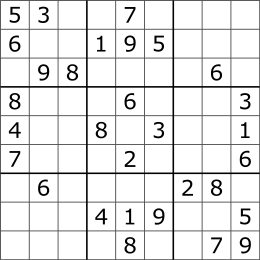
#> input picture Tests/sudoku.jpg, 260 x 260 px
$ python -i digit_recognition.py   (imports and definitions only)
#> lines starting #> are read from the running program, lines starting #| are printed output that depends on the picture
#> further down, picture is the input picture: shape (260, 260, 3); min 0, max 255, mean 231.5
from PIL import Image
import pytesseract
import cv2
import numpy as np
import os
import sys


def digits(image):
    concateImg = np.concatenate((image, image), axis = 1)
    concateImg = np.concatenate((concateImg, image), axis = 1)
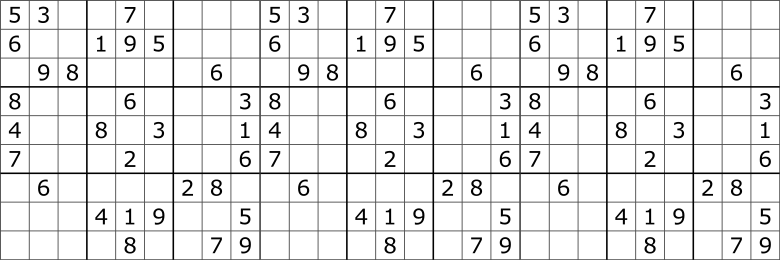
#> concateImg: shape (260, 780, 3); min 0, max 255, mean 231.5
    concateImg = np.concatenate((concateImg, image), axis = 1)
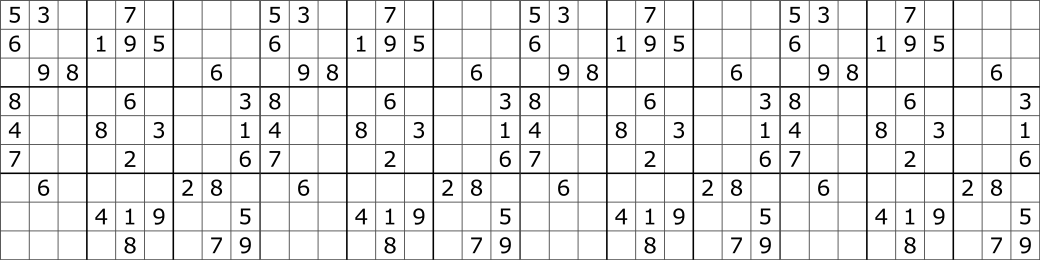
#> concateImg: shape (260, 1040, 3); min 0, max 255, mean 231.5
    concateImg = np.concatenate((concateImg, image), axis = 1)
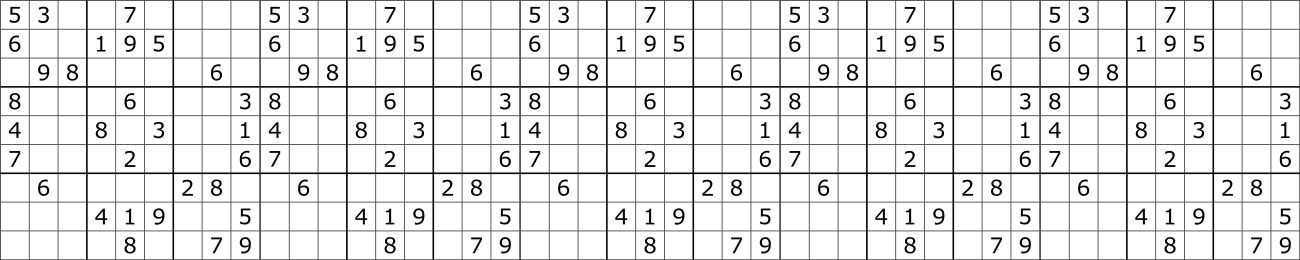
#> concateImg: shape (260, 1300, 3); min 0, max 255, mean 231.5
    concateImg = np.concatenate((concateImg, image), axis = 1)
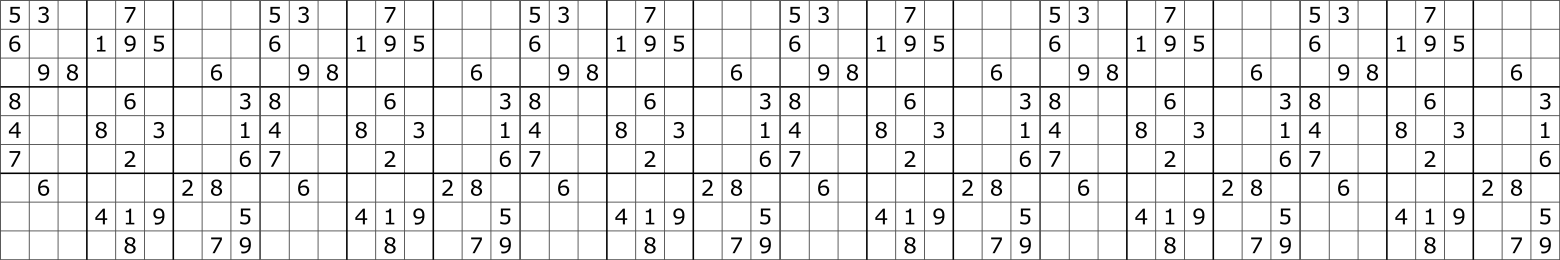
#> concateImg: shape (260, 1560, 3); min 0, max 255, mean 231.5
    concateImg = np.concatenate((concateImg, image), axis = 1)
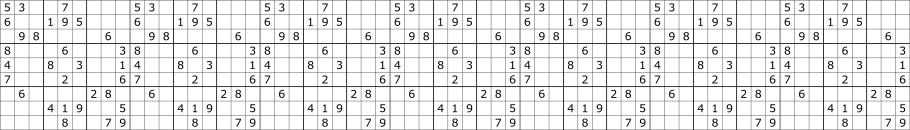
#> concateImg: shape (260, 1820, 3) (shown at 1/2 size); min 0, max 255, mean 231.5


    gray = cv2.cvtColor(concateImg, cv2.COLOR_BGR2GRAY)

    gray = cv2.medianBlur(gray, 3)
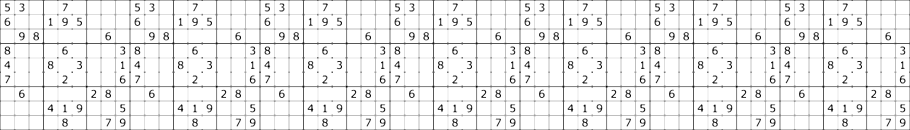
#> gray: shape (260, 1820) (shown at 1/2 size); min 0, max 255, mean 236.8
    gray = cv2.threshold(gray, 0, 255,
        cv2.THRESH_BINARY | cv2.THRESH_OTSU)[1]
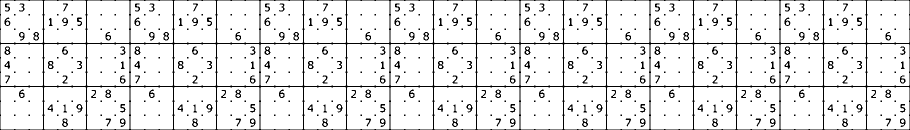
#> gray: shape (260, 1820) (shown at 1/2 size); 90.9% white; black in thin lines or dots

#> (the run stopped early here; a loop or call above may not have finished)
